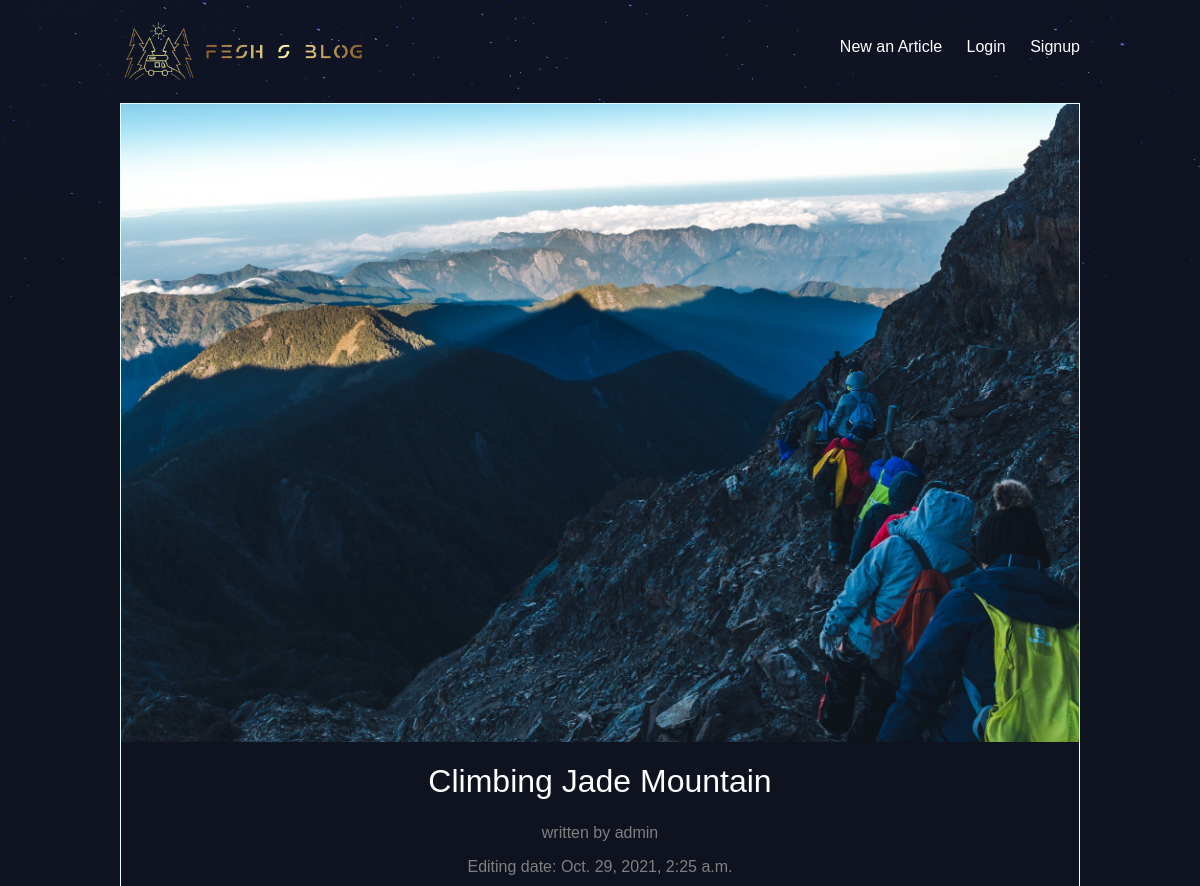
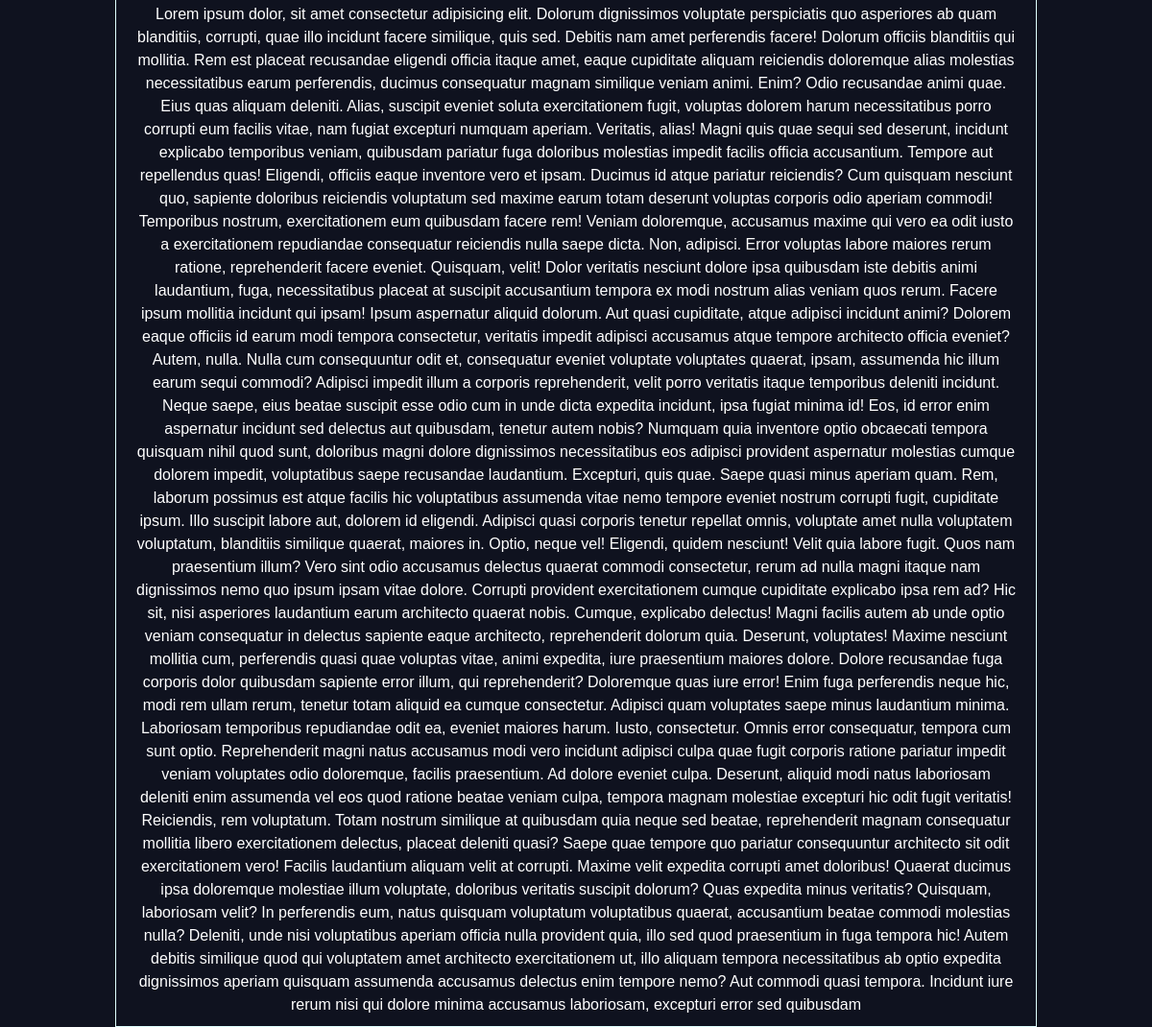
Screenshot of /articles/Climbing-Jade-Mountain/ with the database file from the repository (2 pictures, top to bottom).
### articles/models.py (models this page shows, shortened)
class Article(models.Model):
    title = models.CharField(max_length=100)
    slug = models.SlugField()   # s/b url friendly string
    body = models.TextField()
    date = models.DateTimeField( auto_now_add=True)
    thumb = models.ImageField(default="default.png", blank=True)
    author = models.ForeignKey(User, on_delete=models.CASCADE, default=None)
    ''' model method '''

### articles/views.py (the view)
# urls.py: path('<slug:mySlug>/', views.article_detail, name="detail"),
def article_detail(request,mySlug):
    article = Article.objects.get(slug=mySlug)
    return render(request, 'articles/article_detail.html',{'eachArticle':article} )

### articles/templates/articles/article_detail.html
{% extends 'base_layout.html' %}
{% block content %}
    <div class="article-detail">
        <div class="article">
            <img src="{{ eachArticle.thumb.url }}" alt="">
            <h2>{{eachArticle.title}}</h2>
            <p class="description">written by {{eachArticle.author}}</p>
            <p class="description">Editing date: {{eachArticle.date}}</p>
            <p>{{eachArticle.body}}</p>
        </div>
    </div>
{% endblock %}

### assets/styles.css (style rules this page uses)
body { background-color: #0f121f; background-image: url(stars.png); background-repeat: no-repeat; color: #fff; }
body * { font-family: Helvetica, sans-serif, Times, serif; }
h1, h2, h3, h4, h5 { font-weight: normal; margin: 0; }
.article { padding: 10px; border: 1px solid lightcyan; border-style: groove; position: relative; padding-bottom: 40px; }
.article h2 { font-size: 1.5em; }
.article h2, .article p { text-align: center; }
.article-detail .article { padding: 0; }
.article-detail .article img { max-width: 100%; }
.article-detail .article h2 { text-align: center; margin: 20px auto; font-size: 2em }
.article-detail .article p { margin: 10px 20px }
.description { color: gray; font-size: 0.5 em; }

### rows the page displays
Article: thumb (picture), title "Climbing Jade Mountain", author "admin", date "Oct. 29, 2021, 2:25 a.m.", body "Lorem ipsum dolor, sit amet consectetur adipisicing elit. Dolorum dignissimos voluptate perspiciatis quo asperiores ab quam blanditiis, corrupti, quae illo incidunt facere similique, quis sed. Debitis nam amet perferendis facere! Dolorum officiis blanditiis qui mollitia. Rem est placeat recusandae eligendi officia itaque amet, eaque cupiditate aliquam reiciendis doloremque alias molestias necessitatibus earum perferendis, ducimus consequatur magnam similique veniam animi. Enim? Odio recusandae animi quae. Eius quas aliquam deleniti. Alias, suscipit eveniet soluta exercitationem fugit, voluptas dolorem harum necessitatibus porro corrupti eum facilis vitae, nam fugiat excepturi numquam…"
